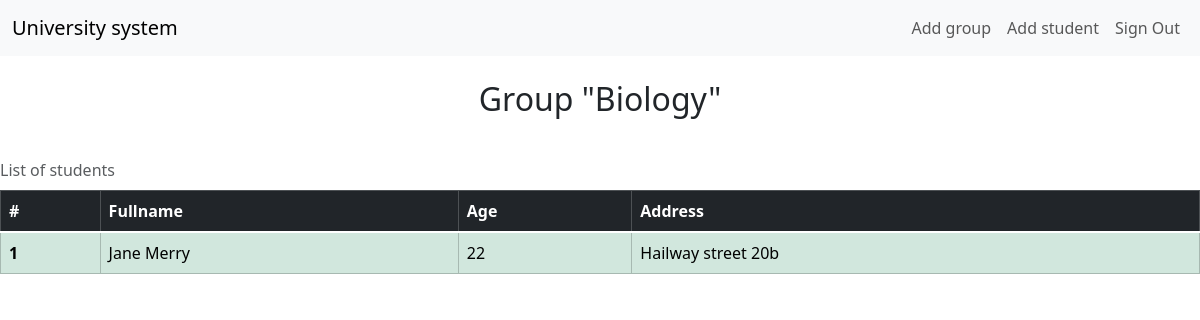
The app's page /group_list/Biology (signed in) with its own data.
### university_system/database/group.py (models this page shows, shortened)
class Group(base):
    __tablename__ = 'groups'
    id = Column(Integer, primary_key=True)
    group_name = Column(String)

### university_system/database/student.py (models this page shows, shortened)
class Student(base):
    __tablename__ = 'student'
    id = Column(Integer, primary_key=True)
    surname = Column(String)
    name = Column(String)
    age = Column(Integer)
    address = Column(String)
    group = Column(Integer, ForeignKey('groups.id'))

### university_system/routes.py (the view)
@app.get("/group_list/<group_name>")
def show_table_of_students_in_group(group_name: str) -> str:
    return render_template(
        "group_list.html",
        group_name=_get_data_about_group(group_name).group_name,
        all_students_in_group=_get_students_from_group(group_name),
        enumerate=enumerate
    )

### university_system/business_logic.py (called while the page is built)
def _get_data_about_group(group_name: str) -> Optional[Group]:
    return session.query(Group).where(Group.group_name == group_name).first()

def _get_students_from_group(group_name: str) -> Iterable[Student]:
    return session.query(Student).where(
        Student.group == _get_data_about_group(group_name).id
        ).all()

@login_manager.user_loader
def load_user(user_id) -> Optional[User]:
    return session.query(User).get(int(user_id))

### university_system/templates/group_list.html
{% extends 'base.html' %}
{% block content %}
<br>
<h2 align="center">Group "{{ group_name }}"</h2><br>
<table class="table table-dark table-hover table-bordered caption-top">
    <caption>List of students</caption>
    <thead>
        <tr>
            <th scope="col">#</th>
            <th scope="col">Fullname</th>
            <th scope="col">Age</th>
            <th scope="col">Address</th>
        </tr>
    </thead>
    <tbody class="table-group-divider">
        {% for index, student in enumerate(all_students_in_group, 1) %}
            <tr class="table-success">
                <th scope="row">{{ index }}</th>
                <td>{{ student.surname}} {{ student.name }}</td>
                <td>{{ student.age}}</td>
                <td>{{ student.address}}</td>
            </tr>
        {% endfor %}
    </tbody>
</table>
{% endblock %}

### records on screen
Group: group_name "Biology"
Student: index "1", surname "Jane", name "Merry", age "22", address "Hailway street 20b"

### other values on screen
{{ render_nav_item('add_new_group', 'Add group') }} "Add group"
{{ render_nav_item('add_student_to_group', 'Add student') }} "Add student"
{{ render_nav_item('logout', 'Sign Out') }} "Sign Out"
